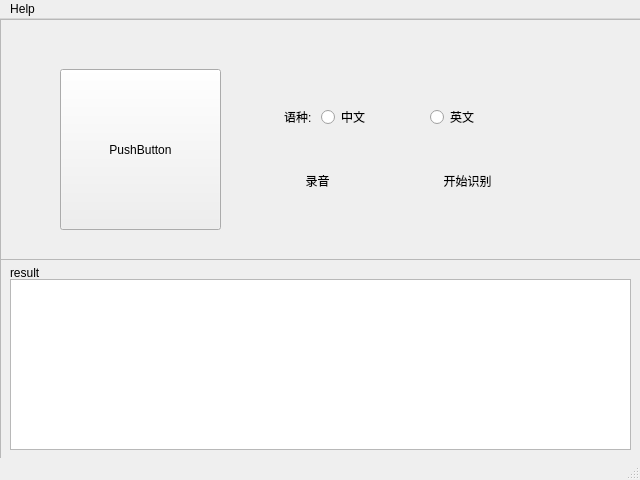
<?xml version="1.0" encoding="UTF-8"?>
<ui version="4.0">
 <class>MainWindow</class>
 <widget class="QMainWindow" name="MainWindow">
  <property name="geometry">
   <rect>
    <x>0</x>
    <y>0</y>
    <width>640</width>
    <height>480</height>
   </rect>
  </property>
  <property name="windowTitle">
   <string>MainWindow</string>
  </property>
  <widget class="QWidget" name="centralwidget">
   <widget class="QFrame" name="frame">
    <property name="geometry">
     <rect>
      <x>0</x>
      <y>240</y>
      <width>641</width>
      <height>211</height>
     </rect>
    </property>
    <property name="frameShape">
     <enum>QFrame::StyledPanel</enum>
    </property>
    <property name="frameShadow">
     <enum>QFrame::Raised</enum>
    </property>
    <property name="lineWidth">
     <number>0</number>
    </property>
    <widget class="QLabel" name="label_2">
     <property name="geometry">
      <rect>
       <x>10</x>
       <y>8</y>
       <width>54</width>
       <height>12</height>
      </rect>
     </property>
     <property name="text">
      <string>result</string>
     </property>
    </widget>
    <widget class="QTextBrowser" name="textBrowser">
     <property name="geometry">
      <rect>
       <x>10</x>
       <y>20</y>
       <width>621</width>
       <height>171</height>
      </rect>
     </property>
     <property name="toolTip">
      <string/>
     </property>
    </widget>
   </widget>
   <widget class="QFrame" name="frame_2">
    <property name="geometry">
     <rect>
      <x>0</x>
      <y>0</y>
      <width>641</width>
      <height>241</height>
     </rect>
    </property>
    <property name="frameShape">
     <enum>QFrame::StyledPanel</enum>
    </property>
    <property name="frameShadow">
     <enum>QFrame::Raised</enum>
    </property>
    <widget class="QPushButton" name="pushButton">
     <property name="geometry">
      <rect>
       <x>60</x>
       <y>50</y>
       <width>161</width>
       <height>161</height>
      </rect>
     </property>
     <property name="font">
      <font>
       <weight>50</weight>
       <bold>false</bold>
      </font>
     </property>
     <property name="toolTip">
      <string extracomment="点击此处添加文件"/>
     </property>
     <property name="text">
      <string>PushButton</string>
     </property>
     <property name="default">
      <bool>false</bool>
     </property>
     <property name="flat">
      <bool>false</bool>
     </property>
    </widget>
    <widget class="QRadioButton" name="radioButton">
     <property name="geometry">
      <rect>
       <x>321</x>
       <y>90</y>
       <width>89</width>
       <height>16</height>
      </rect>
     </property>
     <property name="text">
      <string>中文</string>
     </property>
    </widget>
    <widget class="QRadioButton" name="radioButton_2">
     <property name="geometry">
      <rect>
       <x>430</x>
       <y>90</y>
       <width>89</width>
       <height>16</height>
      </rect>
     </property>
     <property name="text">
      <string>英文</string>
     </property>
    </widget>
    <widget class="QLabel" name="label">
     <property name="geometry">
      <rect>
       <x>284</x>
       <y>92</y>
       <width>54</width>
       <height>12</height>
      </rect>
     </property>
     <property name="text">
      <string>语种:</string>
     </property>
    </widget>
    <widget class="QPushButton" name="pushButton_2">
     <property name="geometry">
      <rect>
       <x>280</x>
       <y>150</y>
       <width>75</width>
       <height>23</height>
      </rect>
     </property>
     <property name="text">
      <string>录音</string>
     </property>
     <property name="flat">
      <bool>true</bool>
     </property>
    </widget>
    <widget class="QPushButton" name="pushButton_3">
     <property name="geometry">
      <rect>
       <x>430</x>
       <y>150</y>
       <width>75</width>
       <height>23</height>
      </rect>
     </property>
     <property name="text">
      <string>开始识别</string>
     </property>
     <property name="checkable">
      <bool>false</bool>
     </property>
     <property name="flat">
      <bool>true</bool>
     </property>
    </widget>
   </widget>
  </widget>
  <widget class="QMenuBar" name="menubar">
   <property name="geometry">
    <rect>
     <x>0</x>
     <y>0</y>
     <width>640</width>
     <height>23</height>
    </rect>
   </property>
   <widget class="QMenu" name="menuHELP">
    <property name="title">
     <string>Help</string>
    </property>
   </widget>
   <addaction name="menuHELP"/>
  </widget>
  <widget class="QStatusBar" name="statusbar"/>
 </widget>
 <resources/>
 <connections/>
</ui>
